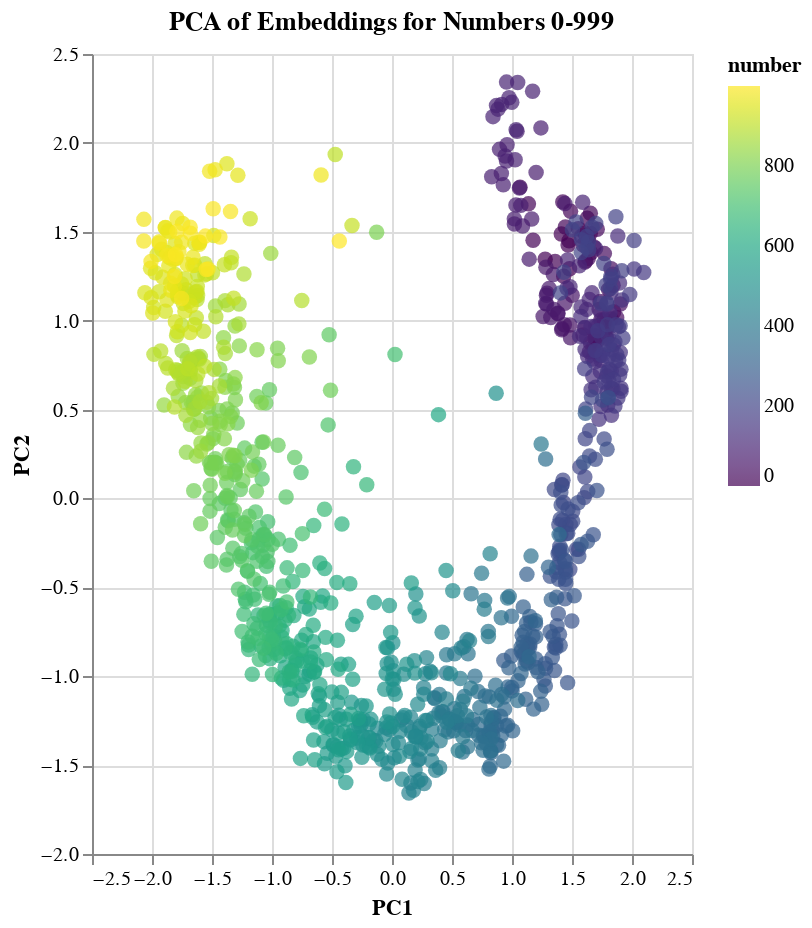

Source (notebook cell):
### Code cell
from sklearn.decomposition import PCA

def plot_pca(data):
    embeddings_array = data.numpy()

    pca = PCA(n_components=2)
    pca_result = pca.fit_transform(embeddings_array)

    pca_df = pd.DataFrame(pca_result, columns=['PC1', 'PC2'])
    pca_df['number'] = range(1000)

    chart = alt.Chart(pca_df).mark_circle(size=60).encode(
        x='PC1:Q',
        y='PC2:Q',
        color=alt.Color('number:Q', scale=alt.Scale(scheme='viridis')),
        tooltip=['number:Q', 'PC1:Q', 'PC2:Q']
    ).properties(
        title='PCA of Embeddings for Numbers 0-999',
        height=400,
        width='container'
    ).interactive()

    display(chart)


plot_pca(number_embeddings)

### Figure 1 — Vega-Lite specification as saved in the notebook (floating-point values rounded to 4 significant figures; data arrays with more than 128 entries replaced by an {"elided": "..."} marker saying what was removed)
{"config": {"view": {"continuousWidth": 300, "continuousHeight": 300}}, "data": {"name": "data-19fb9e48af2df1a5006ca4744a11c1d8"}, "mark": {"type": "circle", "size": 60}, "encoding": {"color": {"field": "number", "scale": {"scheme": "viridis"}, "type": "quantitative"}, "tooltip": [{"field": "number", "type": "quantitative"}, {"field": "PC1", "type": "quantitative"}, {"field": "PC2", "type": "quantitative"}], "x": {"field": "PC1", "type": "quantitative"}, "y": {"field": "PC2", "type": "quantitative"}}, "height": 400, "params": [{"name": "param_5", "select": {"type": "interval", "encodings": ["x", "y"]}, "bind": "scales"}], "title": "PCA of Embeddings for Numbers 0-999", "width": "container", "$schema": "https://vega.github.io/schema/vega-lite/v5.20.1.json", "datasets": {"data-19fb9e48af2df1a5006ca4744a11c1d8": {"elided": "1000 records"}}}
